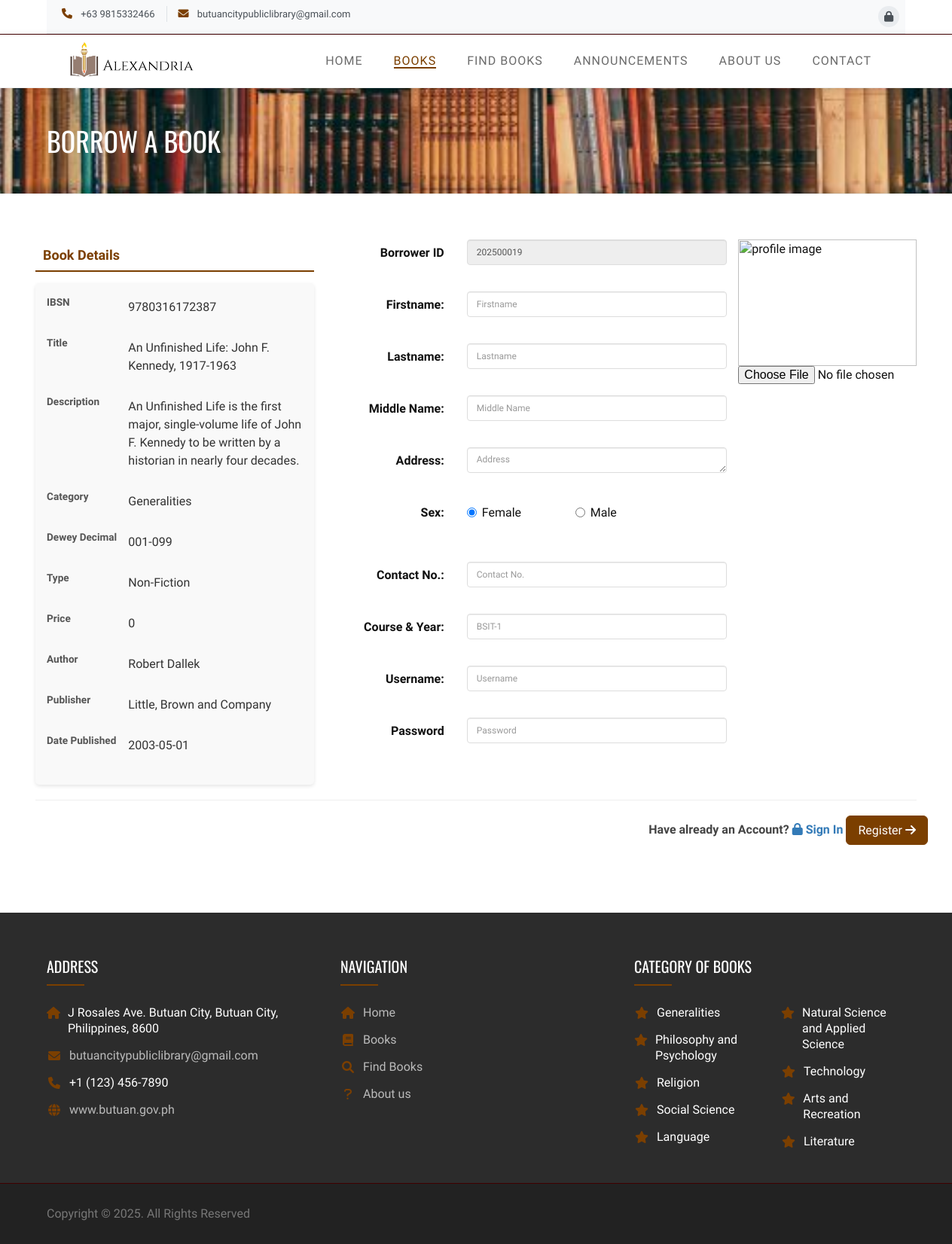
Screenshot of /index.php?q=borrow&id=9780316172387 with the database file from the repository.
### tables this page shows
CREATE TABLE `tblbooks` (
  `BookID` int(11) NOT NULL,
  `IBSN` varchar(13) NOT NULL,
  `BookTitle` varchar(125) NOT NULL,
  `BookDesc` varchar(255) NOT NULL,
  `Author` varchar(125) NOT NULL,
  `PublishDate` date NOT NULL,
  `BookPublisher` varchar(125) NOT NULL,
  `Category` varchar(90) NOT NULL,
  `BookPrice` double NOT NULL,
  `BookQuantity` int(11) NOT NULL,
  `Status` varchar(30) NOT NULL,
  `BookType` varchar(90) NOT NULL,
  `DeweyDecimal` varchar(90) NOT NULL,
  `OverAllQty` int(11) NOT NULL,
  `Donate` tinyint(1) NOT NULL,
  `Remarks` varchar(90) NOT NULL
);

CREATE TABLE `tblcategory` (
  `CategoryId` int(11) NOT NULL,
  `Category` varchar(125) NOT NULL,
  `DDecimal` varchar(90) NOT NULL
);

### borrow.php (the view, shortened to what the rows shown need)
<?php
$id = $_GET['id'];
$book = new Book();
$object = $book->single_books($id);
 ?>
        <section id="service-section">
            <div class="container">
                <div class="row">
        <form class="form-horizontal span4" action="proccess.php?action=add" method="POST" autocomplete="off" enctype="multipart/form-data">
          <div class="row">
            <div class="col-md-4">
                  <div class="book-details-container">
                    <div class="row detail-row">
                      <div class="col-md-8 detail-value">
                        <p><?php echo  $object->IBSN ?></p>
                      </div>
                    </div>
                    <div class="row detail-row">
                      <div class="col-md-8 detail-value">
                        <p><?php echo  $object->BookTitle ?></p>
                      </div>
                    </div>
                    <div class="row detail-row">
                      <div class="col-md-8 detail-value">
                        <p><?php echo  $object->BookDesc ?></p>
                      </div>
                    </div>
                    <div class="row detail-row">
                      <div class="col-md-8 detail-value">
                        <p><?php echo  $object->Category ?></p>
                      </div>
                    </div>
                    <div class="row detail-row">
                      <div class="col-md-8 detail-value">
                        <p><?php echo  $object->DeweyDecimal ?></p>
                      </div>
                    </div>
                    <div class="row detail-row">
                      <div class="col-md-8 detail-value">
                        <p><?php echo  $object->BookType ?></p>
                      </div>
                    </div>
                    <div class="row detail-row">
                      <div class="col-md-8 detail-value">
                        <p><?php echo  $object->BookPrice ?></p>
                      </div>
                    </div>
                    <div class="row detail-row">
                      <div class="col-md-8 detail-value">
                        <p><?php echo  $object->Author ?></p>
                      </div>
                    </div>
                    <div class="row detail-row">
                      <div class="col-md-8 detail-value">
                        <p><?php echo  $object->BookPublisher ?></p>
                      </div>
                    </div>
                    <div class="row detail-row">
                      <div class="col-md-8 detail-value">
                        <p><?php echo  $object->PublishDate ?></p>
                      </div>
                    </div>
                </div>
            </div>
          </div>
          </form>
</div>
</div>
</section>

### theme/templates.php (shortened to what the rows shown need)
<!DOCTYPE html>
<?php  $q = isset($_GET['q']) ? $_GET['q'] :'';?>
<html lang="en">
    <head>
        <link rel="stylesheet" href="<?php echo web_root;?>asset/bootstrap/css/bootstrap.min.css" type="text/css">
        <link rel="stylesheet" href="https://cdnjs.cloudflare.com/ajax/libs/font-awesome/6.0.0-beta3/css/all.min.css">
        <link rel="stylesheet" href="<?php echo web_root;?>asset/css/owl.carousel.css" type="text/css">
        <link rel="stylesheet" href="<?php echo web_root;?>asset/css/owl.theme.css" type="text/css">
        <link rel="stylesheet" href="<?php echo web_root;?>asset/css/owl.transitions.css" type="text/css">
        <link rel="stylesheet" href="https://cdnjs.cloudflare.com/ajax/libs/OwlCarousel2/2.3.4/assets/owl.carousel.min.css">
        <link rel="stylesheet" href="https://cdnjs.cloudflare.com/ajax/libs/OwlCarousel2/2.3.4/assets/owl.theme.default.min.css">
        <link rel="stylesheet" type="text/css" href="<?php echo web_root;?>asset/css/animate.css">
        <link rel="stylesheet" type="text/css" href="<?php echo web_root;?>asset/css/lightbox.css">
        <link rel="stylesheet" type="text/css" href="<?php echo web_root;?>asset/css/style.css">
        <link rel="stylesheet" type="text/css" href="<?php echo web_root;?>asset/css/responsive.css">
        <link href="<?php echo web_root;?>admin/dist/css/datepicker.css" rel="stylesheet" />
        <link href="<?php echo web_root;?>admin/dist/css/dataTables.bootstrap4.min.css" rel="stylesheet" />
    </head>
    <body>
        <?php
        if ($q!='') {
          echo '<div class="page-header">
              <div class="overlay">
                  <div class="container">
                      <div class="row">
                          <div class="col-md-12">
                              <h1>'.$title.'</h1>
                          </div>
                      </div>
                  </div>
              </div>
          </div>';
        }
        ?>
		<?php  require_once $content; ?>
        <section id="footer-section" class="footer-section">
            <div class="container">
                <div class="row">
                    <div class="col-md-4">
                        <div class="footer-address">
                            <div class="row">
                                <?php
                                    $sql = "SELECT * FROM tblcategory LIMIT 9";
                                    $mydb->setQuery($sql);
                                    $res = $mydb->loadResultList();
                                    $half = ceil(count($res) / 2);
                                    $chunks = array_chunk($res, $half);
                                    foreach ($chunks as $chunk) {
                                        echo '<div class="col-md-6"><ul>';
                                        foreach ($chunk as $object) {
                                            echo '<li class="footer-contact"><i class="fa fa-star"></i>' . $object->Category . '</li>';
                                        }
                                        echo '</ul></div>';
                                    }
                                ?>
                            </div>
                        </div>
                    </div>
                </div>
            </div>
        </section>
    </body>
</html>

### rows the page displays
tblbooks: IBSN "9780316172387", BookTitle "An Unfinished Life: John F. Kennedy, 1917-1963", BookDesc "An Unfinished Life is the first major, single-volume life of John F. Kennedy to be written by a historian in nearly four decades.", Category "Generalities", DeweyDecimal "001-099", BookType "Non-Fiction", BookPrice "0", Author "Robert Dallek", BookPublisher "Little, Brown and Company", PublishDate "2003-05-01"
tblcategory: Category "Generalities"
tblcategory: Category "Philosophy and Psychology"
tblcategory: Category "Religion"
tblcategory: Category "Social Science"
tblcategory: Category "Language"
tblcategory: Category "Natural Science and Applied Science"
tblcategory: Category "Technology"
tblcategory: Category "Arts and Recreation"
tblcategory: Category "Literature"

### other values shown
$title "BORROW A BOOK"
